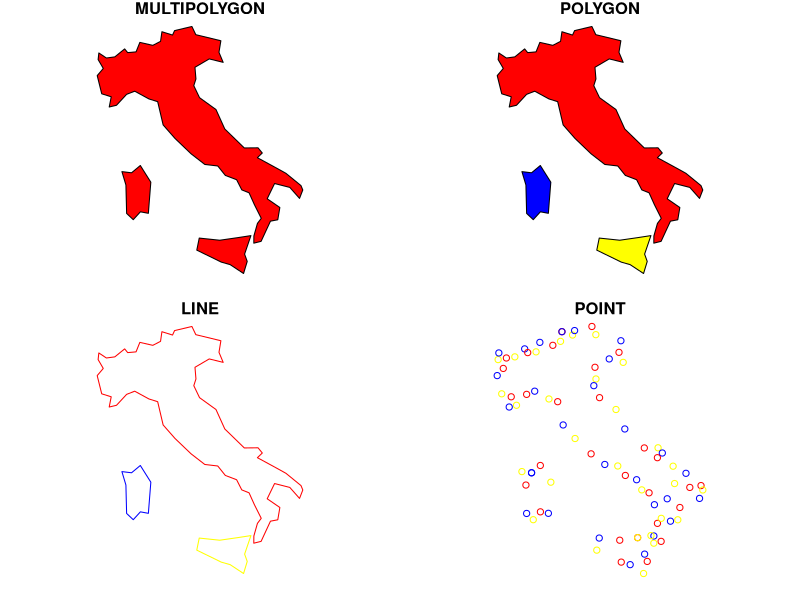
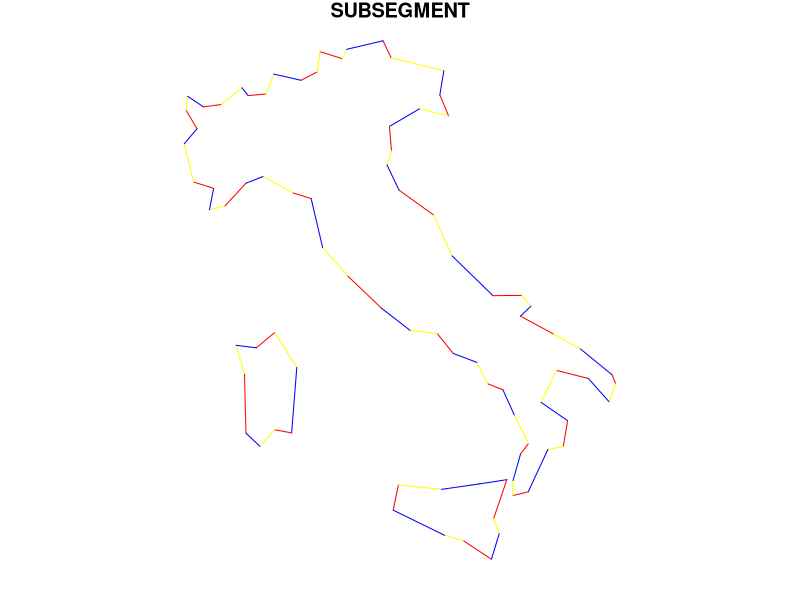
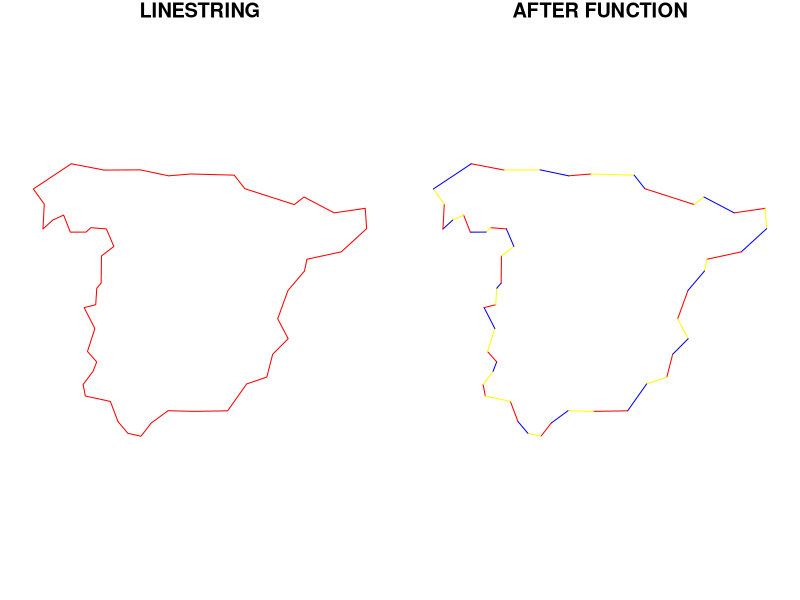
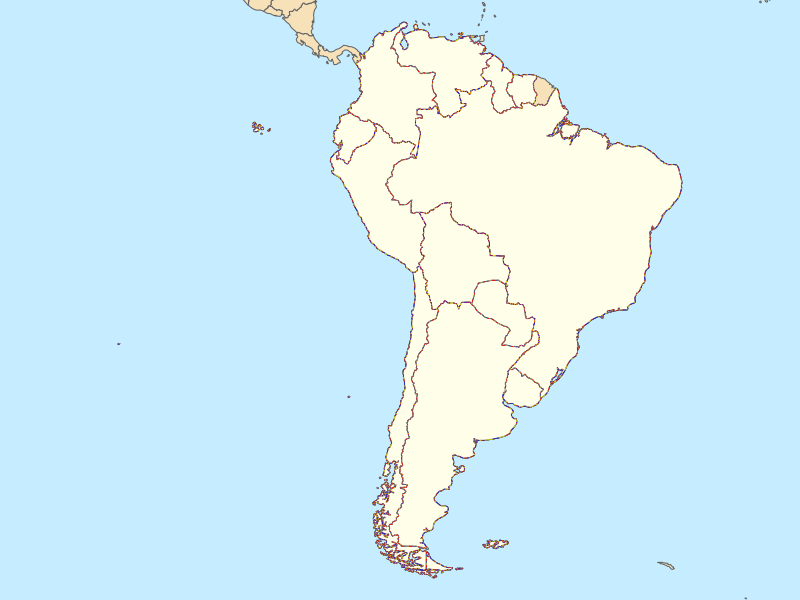

Write R code to recreate these figures, in order.
## ---- chunk 1
knitr::opts_chunk$set(
  echo = TRUE,
  dev = "ragg_png"
)
knitr::opts_knit$set(global.par = TRUE)
library(knitr)
rm(list = ls())
## ---- chunk 2
library(sf)
library(rnaturalearth)
library(dplyr)
## ---- chunk 3
italy <- ne_countries(country = "italy", returnclass = "sf")
italy_pol <- italy %>% st_cast("POLYGON")
italy_lin <- italy_pol %>% st_cast("LINESTRING")
italy_pt <- italy_lin %>% st_cast("POINT")
par(mfrow = c(2, 2), mar = c(1, 1, 1, 1), bg = NA)
plot(st_geometry(italy), col = c("red", "yellow", "blue"), main = "MULTIPOLYGON")
plot(st_geometry(italy_pol), col = c("red", "yellow", "blue"), main = "POLYGON")
plot(st_geometry(italy_lin), col = c("red", "yellow", "blue"), main = "LINE")
plot(st_geometry(italy_pt), col = c("red", "yellow", "blue"), main = "POINT")
## ---- chunk 4

par(mfrow = c(1, 1), mar = c(1, 1, 1, 1), bg = NA)
stdh_cast_substring <- function(x, to = "MULTILINESTRING") {
  ggg <- st_geometry(x)

  if (!unique(st_geometry_type(ggg)) %in% c("POLYGON", "LINESTRING")) {
    stop("Input should be  LINESTRING or POLYGON")
  }
  for (k in 1:length(st_geometry(ggg))) {
    sub <- ggg[k]
    geom <- lapply(
      1:(length(st_coordinates(sub)[, 1]) - 1),
      function(i) {
        rbind(
          as.numeric(st_coordinates(sub)[i, 1:2]),
          as.numeric(st_coordinates(sub)[i + 1, 1:2])
        )
      }
    ) %>%
      st_multilinestring() %>%
      st_sfc()

    if (k == 1) {
      endgeom <- geom
    } else {
      endgeom <- rbind(endgeom, geom)
    }
  }
  endgeom <- endgeom %>% st_sfc(crs = st_crs(x))
  if (class(x)[1] == "sf") {
    endgeom <- st_set_geometry(x, endgeom)
  }

  if (to == "LINESTRING") {
    endgeom <- endgeom %>% st_cast("LINESTRING")
  }
  return(endgeom)
}
italy_sub <- stdh_cast_substring(italy_lin, "LINESTRING")
plot(st_geometry(italy_sub), col = c("red", "yellow", "blue"), main = "SUBSEGMENT")
## ---- chunk 5
par(mfrow = c(1, 2), mar = c(1, 1, 1, 1))
test <- ne_countries(country = "spain", returnclass = "sf") %>%
  st_cast("POLYGON") %>%
  st_cast("LINESTRING")
plot(st_geometry(test), col = c("red", "yellow", "blue"), main = "LINESTRING")

geom <- lapply(
  1:(length(st_coordinates(test)[, 1]) - 1),
  function(i) {
    rbind(
      as.numeric(st_coordinates(test)[i, 1:2]),
      as.numeric(st_coordinates(test)[i + 1, 1:2])
    )
  }
) %>%
  st_multilinestring() %>%
  st_sfc(crs = st_crs(test)) %>%
  st_cast("LINESTRING")
plot(st_geometry(geom), col = c("red", "yellow", "blue"), main = "AFTER FUNCTION")
## ---- chunk 6
stdh_cast_substring <- function(x, to = "MULTILINESTRING") {
  ggg <- st_geometry(x)

  if (!unique(st_geometry_type(ggg)) %in% c("POLYGON", "LINESTRING")) {
    stop("Input should be  LINESTRING or POLYGON")
  }
  for (k in 1:length(st_geometry(ggg))) {
    sub <- ggg[k]
    geom <- lapply(
      1:(length(st_coordinates(sub)[, 1]) - 1),
      function(i) {
        rbind(
          as.numeric(st_coordinates(sub)[i, 1:2]),
          as.numeric(st_coordinates(sub)[i + 1, 1:2])
        )
      }
    ) %>%
      st_multilinestring() %>%
      st_sfc()

    if (k == 1) {
      endgeom <- geom
    } else {
      endgeom <- rbind(endgeom, geom)
    }
  }
  endgeom <- endgeom %>% st_sfc(crs = st_crs(x))
  if (class(x)[1] == "sf") {
    endgeom <- st_set_geometry(x, endgeom)
  }

  if (to == "LINESTRING") {
    endgeom <- endgeom %>% st_cast("LINESTRING")
  }
  return(endgeom)
}
## ---- chunk 7
test100 <- ne_countries(
  continent = "south america",
  returnclass = "sf"
) %>%
  st_cast("POLYGON")

test50 <- ne_countries(50,
  continent = "south america",
  returnclass = "sf"
) %>%
  st_cast("POLYGON")



init <- Sys.time()
t1 <- stdh_cast_substring(test100, "LINESTRING")
end <- Sys.time()
kable(end - init, format = "markdown")


init <- Sys.time()
t2 <- stdh_cast_substring(test50, "LINESTRING")
end <- Sys.time()
kable(end - init, format = "markdown")


par(mfrow = c(1, 1), mar = c(0, 0, 0, 0))
plot(st_geometry(test50), col = NA, bg = "#C6ECFF")
plot(st_geometry(ne_countries(50, returnclass = "sf")), col = "#F6E1B9", border = "#646464", add = T)
plot(st_geometry(test50), col = "#FEFEE9", border = "#646464", add = T)
plot(st_geometry(t2), col = c("red", "yellow", "blue"), add = T, lwd = 0.5)
